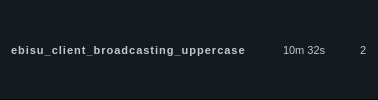
<?xml version="1.0" encoding="UTF-8"?>
<ui version="4.0">
 <comment>
// *********************************************************************
//  IGOBroadcastingWidget.ui
//  Copyright (c) 2012 Electronic Arts Inc. All rights reserved.
// **********************************************************************
</comment>
 <class>IGOBroadcastingWidget</class>
 <widget class="QWidget" name="IGOBroadcastingWidget">
  <property name="styleSheet">
   <string notr="true">
#IGOBroadcastingWidget
{
    background-color: rgb(20, 27, 32);
    border-bottom-style: solid;
    border-bottom-width: 1px;
    border-top-color: rgb(38, 49, 56);
    border-bottom-color: rgb(4, 6, 8);
    box-shadow: rgb(100, 65, 165) 0px 0px 0px 0px;
    height: 32px;
    padding: 12px;
}

QLabel
{
    color: #c3c6ce;
    font-family: 'Open Sans', sans-serif;
    font-size: 11px;
}

#lblBroadcasting
{
    font-weight: 600;
    letter-spacing: 1px;
    line-height: 16px;
}
   </string>
  </property>
  <layout class="QHBoxLayout" name="horizontalLayout">
   <property name="spacing">
    <number>12</number>
   </property>
   <item>
    <widget class="QLabel" name="lblBroadcasting">
     <property name="text">
      <string>ebisu_client_broadcasting_uppercase</string>
     </property>
    </widget>
   </item>
   <item>
    <widget class="QLabel" name="broadcastingIcon">
     <property name="minimumSize">
      <size>
       <width>13</width>
       <height>8</height>
      </size>
     </property>
     <property name="maximumSize">
      <size>
       <width>13</width>
       <height>8</height>
      </size>
     </property>
     <property name="styleSheet">
      <string notr="true">border-image: url(:/GUI/IGO/broadcast-camera.png);</string>
     </property>
     <property name="text">
      <string/>
     </property>
    </widget>
   </item>
   <item>
    <widget class="QLabel" name="lblDuration">
     <property name="text">
      <string>10m 32s</string>
     </property>
    </widget>
   </item>
   <item>
    <widget class="QLabel" name="viewersIcon">
     <property name="minimumSize">
      <size>
       <width>10</width>
       <height>9</height>
      </size>
     </property>
     <property name="maximumSize">
      <size>
       <width>10</width>
       <height>9</height>
      </size>
     </property>
     <property name="styleSheet">
      <string notr="true">border-image: url(:/GUI/IGO/broadcast-viewers.png);</string>
     </property>
     <property name="text">
      <string/>
     </property>
    </widget>
   </item>
   <item>
    <widget class="QLabel" name="lblNumViewers">
     <property name="text">
      <string>2</string>
     </property>
    </widget>
   </item>
  </layout>
 </widget>
 <resources>
  <include location="../../../resources/originClient.qrc"/>
 </resources>
 <connections/>
</ui>
